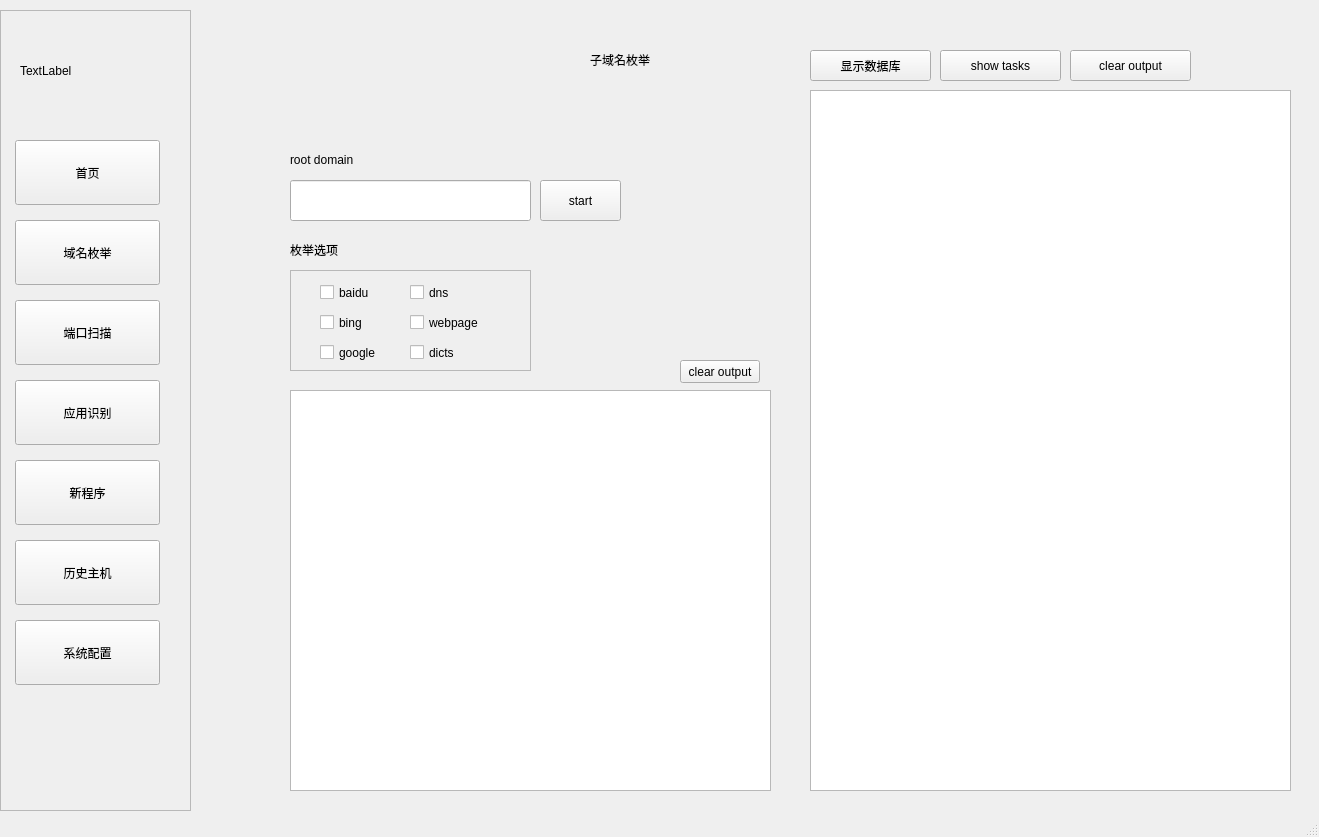
<?xml version="1.0" encoding="UTF-8"?>
<ui version="4.0">
 <class>MainWindow</class>
 <widget class="QMainWindow" name="MainWindow">
  <property name="geometry">
   <rect>
    <x>0</x>
    <y>0</y>
    <width>1319</width>
    <height>837</height>
   </rect>
  </property>
  <property name="windowTitle">
   <string>MainWindow</string>
  </property>
  <property name="iconSize">
   <size>
    <width>30</width>
    <height>60</height>
   </size>
  </property>
  <property name="tabShape">
   <enum>QTabWidget::Triangular</enum>
  </property>
  <widget class="QWidget" name="centralwidget">
   <widget class="QFrame" name="frame">
    <property name="geometry">
     <rect>
      <x>0</x>
      <y>10</y>
      <width>191</width>
      <height>801</height>
     </rect>
    </property>
    <property name="frameShape">
     <enum>QFrame::StyledPanel</enum>
    </property>
    <property name="frameShadow">
     <enum>QFrame::Raised</enum>
    </property>
    <widget class="QPushButton" name="settingbutton">
     <property name="geometry">
      <rect>
       <x>15</x>
       <y>610</y>
       <width>145</width>
       <height>65</height>
      </rect>
     </property>
     <property name="text">
      <string>系统配置</string>
     </property>
    </widget>
    <widget class="QPushButton" name="historybutton">
     <property name="geometry">
      <rect>
       <x>15</x>
       <y>370</y>
       <width>145</width>
       <height>65</height>
      </rect>
     </property>
     <property name="text">
      <string>应用识别</string>
     </property>
    </widget>
    <widget class="QPushButton" name="ipscanbutton">
     <property name="geometry">
      <rect>
       <x>15</x>
       <y>290</y>
       <width>145</width>
       <height>65</height>
      </rect>
     </property>
     <property name="text">
      <string>端口扫描</string>
     </property>
    </widget>
    <widget class="QPushButton" name="enumbutton">
     <property name="geometry">
      <rect>
       <x>15</x>
       <y>210</y>
       <width>145</width>
       <height>65</height>
      </rect>
     </property>
     <property name="text">
      <string>域名枚举</string>
     </property>
    </widget>
    <widget class="QPushButton" name="serverbutton">
     <property name="geometry">
      <rect>
       <x>15</x>
       <y>530</y>
       <width>145</width>
       <height>65</height>
      </rect>
     </property>
     <property name="text">
      <string>历史主机</string>
     </property>
     <property name="autoDefault">
      <bool>false</bool>
     </property>
     <property name="default">
      <bool>false</bool>
     </property>
     <property name="flat">
      <bool>false</bool>
     </property>
    </widget>
    <widget class="QPushButton" name="homebutton">
     <property name="geometry">
      <rect>
       <x>15</x>
       <y>130</y>
       <width>145</width>
       <height>65</height>
      </rect>
     </property>
     <property name="text">
      <string>首页</string>
     </property>
    </widget>
    <widget class="QPushButton" name="newtaskbutton">
     <property name="geometry">
      <rect>
       <x>15</x>
       <y>450</y>
       <width>145</width>
       <height>65</height>
      </rect>
     </property>
     <property name="text">
      <string>新程序</string>
     </property>
    </widget>
    <widget class="QLabel" name="littleimage">
     <property name="geometry">
      <rect>
       <x>20</x>
       <y>10</y>
       <width>141</width>
       <height>101</height>
      </rect>
     </property>
     <property name="text">
      <string>TextLabel</string>
     </property>
    </widget>
   </widget>
   <widget class="QStackedWidget" name="mainpages">
    <property name="geometry">
     <rect>
      <x>200</x>
      <y>10</y>
      <width>1111</width>
      <height>801</height>
     </rect>
    </property>
    <property name="currentIndex">
     <number>1</number>
    </property>
    <widget class="QWidget" name="page_8">
     <widget class="QLabel" name="softwarename">
      <property name="geometry">
       <rect>
        <x>310</x>
        <y>80</y>
        <width>461</width>
        <height>81</height>
       </rect>
      </property>
      <property name="text">
       <string>Information Collecting System</string>
      </property>
     </widget>
     <widget class="QLabel" name="imagelabel">
      <property name="geometry">
       <rect>
        <x>210</x>
        <y>150</y>
        <width>541</width>
        <height>491</height>
       </rect>
      </property>
      <property name="text">
       <string/>
      </property>
      <property name="pixmap">
       <pixmap resource="test.qrc">:/newPrefix/icon.png</pixmap>
      </property>
     </widget>
    </widget>
    <widget class="QWidget" name="page_2">
     <widget class="QLabel" name="label_2">
      <property name="geometry">
       <rect>
        <x>390</x>
        <y>30</y>
        <width>100</width>
        <height>40</height>
       </rect>
      </property>
      <property name="text">
       <string>子域名枚举</string>
      </property>
     </widget>
     <widget class="QLineEdit" name="enuminput">
      <property name="geometry">
       <rect>
        <x>90</x>
        <y>170</y>
        <width>241</width>
        <height>41</height>
       </rect>
      </property>
     </widget>
     <widget class="QLabel" name="label_4">
      <property name="geometry">
       <rect>
        <x>90</x>
        <y>140</y>
        <width>91</width>
        <height>19</height>
       </rect>
      </property>
      <property name="text">
       <string>root domain</string>
      </property>
     </widget>
     <widget class="QPushButton" name="enumstart">
      <property name="geometry">
       <rect>
        <x>340</x>
        <y>170</y>
        <width>81</width>
        <height>41</height>
       </rect>
      </property>
      <property name="text">
       <string>start</string>
      </property>
     </widget>
     <widget class="QTextBrowser" name="enumshow">
      <property name="geometry">
       <rect>
        <x>90</x>
        <y>380</y>
        <width>481</width>
        <height>401</height>
       </rect>
      </property>
     </widget>
     <widget class="QFrame" name="frame_3">
      <property name="geometry">
       <rect>
        <x>90</x>
        <y>260</y>
        <width>241</width>
        <height>101</height>
       </rect>
      </property>
      <property name="frameShape">
       <enum>QFrame::StyledPanel</enum>
      </property>
      <property name="frameShadow">
       <enum>QFrame::Raised</enum>
      </property>
      <widget class="QCheckBox" name="isbaidu">
       <property name="geometry">
        <rect>
         <x>30</x>
         <y>10</y>
         <width>92</width>
         <height>25</height>
        </rect>
       </property>
       <property name="text">
        <string>baidu</string>
       </property>
      </widget>
      <widget class="QCheckBox" name="isbing">
       <property name="geometry">
        <rect>
         <x>30</x>
         <y>40</y>
         <width>92</width>
         <height>25</height>
        </rect>
       </property>
       <property name="text">
        <string>bing</string>
       </property>
      </widget>
      <widget class="QCheckBox" name="isgoogle">
       <property name="geometry">
        <rect>
         <x>30</x>
         <y>70</y>
         <width>92</width>
         <height>25</height>
        </rect>
       </property>
       <property name="text">
        <string>google</string>
       </property>
      </widget>
      <widget class="QCheckBox" name="isdns">
       <property name="geometry">
        <rect>
         <x>120</x>
         <y>10</y>
         <width>92</width>
         <height>25</height>
        </rect>
       </property>
       <property name="text">
        <string>dns</string>
       </property>
      </widget>
      <widget class="QCheckBox" name="iswebpage">
       <property name="geometry">
        <rect>
         <x>120</x>
         <y>40</y>
         <width>92</width>
         <height>25</height>
        </rect>
       </property>
       <property name="text">
        <string>webpage</string>
       </property>
      </widget>
      <widget class="QCheckBox" name="isdicts">
       <property name="geometry">
        <rect>
         <x>120</x>
         <y>70</y>
         <width>92</width>
         <height>25</height>
        </rect>
       </property>
       <property name="text">
        <string>dicts</string>
       </property>
      </widget>
     </widget>
     <widget class="QLabel" name="label_14">
      <property name="geometry">
       <rect>
        <x>90</x>
        <y>230</y>
        <width>111</width>
        <height>19</height>
       </rect>
      </property>
      <property name="text">
       <string>枚举选项</string>
      </property>
     </widget>
     <widget class="QPushButton" name="showdb">
      <property name="geometry">
       <rect>
        <x>610</x>
        <y>40</y>
        <width>121</width>
        <height>31</height>
       </rect>
      </property>
      <property name="text">
       <string>显示数据库</string>
      </property>
     </widget>
     <widget class="QTableView" name="domaintable">
      <property name="geometry">
       <rect>
        <x>610</x>
        <y>80</y>
        <width>481</width>
        <height>701</height>
       </rect>
      </property>
     </widget>
     <widget class="QPushButton" name="showtasks">
      <property name="geometry">
       <rect>
        <x>740</x>
        <y>40</y>
        <width>121</width>
        <height>31</height>
       </rect>
      </property>
      <property name="text">
       <string>show tasks</string>
      </property>
     </widget>
     <widget class="QPushButton" name="clearoutput">
      <property name="geometry">
       <rect>
        <x>870</x>
        <y>40</y>
        <width>121</width>
        <height>31</height>
       </rect>
      </property>
      <property name="text">
       <string>clear output</string>
      </property>
     </widget>
     <widget class="QPushButton" name="clearenumoutput">
      <property name="geometry">
       <rect>
        <x>480</x>
        <y>350</y>
        <width>80</width>
        <height>23</height>
       </rect>
      </property>
      <property name="text">
       <string>clear output</string>
      </property>
     </widget>
    </widget>
    <widget class="QWidget" name="page_3">
     <widget class="QLabel" name="label_3">
      <property name="geometry">
       <rect>
        <x>380</x>
        <y>30</y>
        <width>101</width>
        <height>21</height>
       </rect>
      </property>
      <property name="text">
       <string>历史主机</string>
      </property>
     </widget>
     <widget class="QPushButton" name="showserverbutton">
      <property name="geometry">
       <rect>
        <x>330</x>
        <y>130</y>
        <width>261</width>
        <height>41</height>
       </rect>
      </property>
      <property name="text">
       <string>显示所有主机IP</string>
      </property>
     </widget>
     <widget class="QLineEdit" name="lineEdit">
      <property name="geometry">
       <rect>
        <x>30</x>
        <y>130</y>
        <width>291</width>
        <height>41</height>
       </rect>
      </property>
     </widget>
     <widget class="QTableView" name="servertable">
      <property name="geometry">
       <rect>
        <x>30</x>
        <y>180</y>
        <width>561</width>
        <height>601</height>
       </rect>
      </property>
     </widget>
     <widget class="QLabel" name="label_21">
      <property name="geometry">
       <rect>
        <x>630</x>
        <y>150</y>
        <width>71</width>
        <height>16</height>
       </rect>
      </property>
      <property name="text">
       <string>IP详细信息</string>
      </property>
     </widget>
     <widget class="QTextBrowser" name="ipinfobrowser">
      <property name="geometry">
       <rect>
        <x>620</x>
        <y>180</y>
        <width>461</width>
        <height>601</height>
       </rect>
      </property>
     </widget>
    </widget>
    <widget class="QWidget" name="page_5">
     <widget class="QLabel" name="label_8">
      <property name="geometry">
       <rect>
        <x>260</x>
        <y>50</y>
        <width>67</width>
        <height>19</height>
       </rect>
      </property>
      <property name="text">
       <string>history</string>
      </property>
     </widget>
     <widget class="QFrame" name="frame_4">
      <property name="geometry">
       <rect>
        <x>20</x>
        <y>70</y>
        <width>991</width>
        <height>631</height>
       </rect>
      </property>
      <property name="frameShape">
       <enum>QFrame::StyledPanel</enum>
      </property>
      <property name="frameShadow">
       <enum>QFrame::Raised</enum>
      </property>
      <widget class="QPushButton" name="pushButton_3">
       <property name="geometry">
        <rect>
         <x>40</x>
         <y>20</y>
         <width>88</width>
         <height>27</height>
        </rect>
       </property>
       <property name="text">
        <string>update</string>
       </property>
      </widget>
      <widget class="QTableWidget" name="historytable">
       <property name="geometry">
        <rect>
         <x>10</x>
         <y>80</y>
         <width>971</width>
         <height>531</height>
        </rect>
       </property>
      </widget>
     </widget>
    </widget>
    <widget class="QWidget" name="page_6">
     <widget class="QLabel" name="label_12">
      <property name="geometry">
       <rect>
        <x>490</x>
        <y>40</y>
        <width>67</width>
        <height>19</height>
       </rect>
      </property>
      <property name="text">
       <string>系统配置</string>
      </property>
     </widget>
     <widget class="QFrame" name="frame_2">
      <property name="geometry">
       <rect>
        <x>70</x>
        <y>110</y>
        <width>561</width>
        <height>621</height>
       </rect>
      </property>
      <property name="frameShape">
       <enum>QFrame::StyledPanel</enum>
      </property>
      <property name="frameShadow">
       <enum>QFrame::Raised</enum>
      </property>
      <widget class="QLabel" name="label_5">
       <property name="geometry">
        <rect>
         <x>30</x>
         <y>20</y>
         <width>111</width>
         <height>16</height>
        </rect>
       </property>
       <property name="text">
        <string>Database config</string>
       </property>
      </widget>
      <widget class="QLineEdit" name="dbhost">
       <property name="geometry">
        <rect>
         <x>160</x>
         <y>70</y>
         <width>280</width>
         <height>40</height>
        </rect>
       </property>
      </widget>
      <widget class="QLineEdit" name="dbusername">
       <property name="geometry">
        <rect>
         <x>160</x>
         <y>130</y>
         <width>280</width>
         <height>40</height>
        </rect>
       </property>
      </widget>
      <widget class="QLabel" name="label_13">
       <property name="geometry">
        <rect>
         <x>110</x>
         <y>80</y>
         <width>51</width>
         <height>16</height>
        </rect>
       </property>
       <property name="text">
        <string>host</string>
       </property>
      </widget>
      <widget class="QLabel" name="label_17">
       <property name="geometry">
        <rect>
         <x>80</x>
         <y>140</y>
         <width>71</width>
         <height>20</height>
        </rect>
       </property>
       <property name="text">
        <string>username</string>
       </property>
      </widget>
      <widget class="QLabel" name="label_18">
       <property name="geometry">
        <rect>
         <x>90</x>
         <y>200</y>
         <width>57</width>
         <height>20</height>
        </rect>
       </property>
       <property name="text">
        <string>password</string>
       </property>
      </widget>
      <widget class="QLabel" name="label_19">
       <property name="geometry">
        <rect>
         <x>110</x>
         <y>260</y>
         <width>41</width>
         <height>20</height>
        </rect>
       </property>
       <property name="text">
        <string>db</string>
       </property>
      </widget>
      <widget class="QLineEdit" name="dbpasswd">
       <property name="geometry">
        <rect>
         <x>160</x>
         <y>190</y>
         <width>280</width>
         <height>40</height>
        </rect>
       </property>
      </widget>
      <widget class="QLineEdit" name="dbname">
       <property name="geometry">
        <rect>
         <x>160</x>
         <y>250</y>
         <width>280</width>
         <height>40</height>
        </rect>
       </property>
      </widget>
      <widget class="QPushButton" name="dbconfirm">
       <property name="geometry">
        <rect>
         <x>430</x>
         <y>580</y>
         <width>80</width>
         <height>23</height>
        </rect>
       </property>
       <property name="text">
        <string>Apply</string>
       </property>
      </widget>
     </widget>
    </widget>
    <widget class="QWidget" name="page_4">
     <widget class="QLabel" name="label_6">
      <property name="geometry">
       <rect>
        <x>250</x>
        <y>50</y>
        <width>71</width>
        <height>40</height>
       </rect>
      </property>
      <property name="text">
       <string>新外部程序</string>
      </property>
     </widget>
     <widget class="QLabel" name="label_7">
      <property name="geometry">
       <rect>
        <x>80</x>
        <y>100</y>
        <width>81</width>
        <height>21</height>
       </rect>
      </property>
      <property name="text">
       <string>程序名称</string>
      </property>
     </widget>
     <widget class="QLineEdit" name="procname">
      <property name="geometry">
       <rect>
        <x>160</x>
        <y>100</y>
        <width>113</width>
        <height>27</height>
       </rect>
      </property>
     </widget>
     <widget class="QLabel" name="label_9">
      <property name="geometry">
       <rect>
        <x>80</x>
        <y>150</y>
        <width>81</width>
        <height>21</height>
       </rect>
      </property>
      <property name="text">
       <string>超时时间</string>
      </property>
     </widget>
     <widget class="QLineEdit" name="lineEdit_4">
      <property name="geometry">
       <rect>
        <x>160</x>
        <y>150</y>
        <width>113</width>
        <height>27</height>
       </rect>
      </property>
     </widget>
     <widget class="QLabel" name="label_10">
      <property name="geometry">
       <rect>
        <x>80</x>
        <y>200</y>
        <width>71</width>
        <height>21</height>
       </rect>
      </property>
      <property name="text">
       <string>传入参数</string>
      </property>
     </widget>
     <widget class="QLineEdit" name="procargs">
      <property name="geometry">
       <rect>
        <x>160</x>
        <y>200</y>
        <width>113</width>
        <height>27</height>
       </rect>
      </property>
     </widget>
     <widget class="QPushButton" name="addnewproc">
      <property name="geometry">
       <rect>
        <x>290</x>
        <y>200</y>
        <width>61</width>
        <height>31</height>
       </rect>
      </property>
      <property name="text">
       <string>添加</string>
      </property>
     </widget>
     <widget class="QLabel" name="label_11">
      <property name="geometry">
       <rect>
        <x>80</x>
        <y>260</y>
        <width>67</width>
        <height>19</height>
       </rect>
      </property>
      <property name="text">
       <string>程序输出</string>
      </property>
     </widget>
     <widget class="QTextBrowser" name="procoutput">
      <property name="geometry">
       <rect>
        <x>160</x>
        <y>260</y>
        <width>581</width>
        <height>521</height>
       </rect>
      </property>
     </widget>
     <widget class="QPushButton" name="runnewproc">
      <property name="geometry">
       <rect>
        <x>360</x>
        <y>200</y>
        <width>61</width>
        <height>31</height>
       </rect>
      </property>
      <property name="text">
       <string>运行</string>
      </property>
     </widget>
     <widget class="QTableView" name="tableView">
      <property name="geometry">
       <rect>
        <x>770</x>
        <y>90</y>
        <width>301</width>
        <height>691</height>
       </rect>
      </property>
     </widget>
     <widget class="QLabel" name="label_16">
      <property name="geometry">
       <rect>
        <x>770</x>
        <y>60</y>
        <width>171</width>
        <height>19</height>
       </rect>
      </property>
      <property name="text">
       <string>程序模板</string>
      </property>
     </widget>
    </widget>
    <widget class="QWidget" name="page_7">
     <widget class="QLabel" name="label_20">
      <property name="geometry">
       <rect>
        <x>500</x>
        <y>60</y>
        <width>101</width>
        <height>16</height>
       </rect>
      </property>
      <property name="text">
       <string>web框架识别</string>
      </property>
     </widget>
     <widget class="QTextBrowser" name="cmsoutput">
      <property name="geometry">
       <rect>
        <x>100</x>
        <y>240</y>
        <width>411</width>
        <height>431</height>
       </rect>
      </property>
     </widget>
     <widget class="QPushButton" name="startcmsrec">
      <property name="geometry">
       <rect>
        <x>630</x>
        <y>140</y>
        <width>91</width>
        <height>41</height>
       </rect>
      </property>
      <property name="text">
       <string>start</string>
      </property>
     </widget>
     <widget class="QLineEdit" name="cmstarget">
      <property name="geometry">
       <rect>
        <x>350</x>
        <y>140</y>
        <width>271</width>
        <height>41</height>
       </rect>
      </property>
     </widget>
     <widget class="QTextBrowser" name="textBrowser_2">
      <property name="geometry">
       <rect>
        <x>540</x>
        <y>240</y>
        <width>401</width>
        <height>431</height>
       </rect>
      </property>
     </widget>
     <widget class="QLabel" name="label_22">
      <property name="geometry">
       <rect>
        <x>110</x>
        <y>200</y>
        <width>81</width>
        <height>31</height>
       </rect>
      </property>
      <property name="text">
       <string>output</string>
      </property>
     </widget>
     <widget class="QLabel" name="label_23">
      <property name="geometry">
       <rect>
        <x>540</x>
        <y>200</y>
        <width>81</width>
        <height>31</height>
       </rect>
      </property>
      <property name="text">
       <string>result</string>
      </property>
     </widget>
    </widget>
    <widget class="QWidget" name="page">
     <widget class="QLabel" name="label">
      <property name="geometry">
       <rect>
        <x>460</x>
        <y>110</y>
        <width>60</width>
        <height>40</height>
       </rect>
      </property>
      <property name="text">
       <string>Ipscan</string>
      </property>
     </widget>
     <widget class="QLineEdit" name="lineEdit_2">
      <property name="geometry">
       <rect>
        <x>340</x>
        <y>230</y>
        <width>301</width>
        <height>41</height>
       </rect>
      </property>
     </widget>
     <widget class="QPushButton" name="startipscan">
      <property name="geometry">
       <rect>
        <x>650</x>
        <y>230</y>
        <width>81</width>
        <height>41</height>
       </rect>
      </property>
      <property name="text">
       <string>Start</string>
      </property>
     </widget>
     <widget class="QTextBrowser" name="ipscanoutput">
      <property name="geometry">
       <rect>
        <x>80</x>
        <y>330</y>
        <width>921</width>
        <height>381</height>
       </rect>
      </property>
     </widget>
     <widget class="QComboBox" name="comboBox">
      <property name="geometry">
       <rect>
        <x>220</x>
        <y>230</y>
        <width>111</width>
        <height>41</height>
       </rect>
      </property>
      <item>
       <property name="text">
        <string>service scan</string>
       </property>
      </item>
      <item>
       <property name="text">
        <string>host discover</string>
       </property>
      </item>
      <item>
       <property name="text">
        <string>port scan</string>
       </property>
      </item>
      <item>
       <property name="text">
        <string>os scan</string>
       </property>
      </item>
     </widget>
    </widget>
   </widget>
   <zorder>mainpages</zorder>
   <zorder>frame</zorder>
  </widget>
  <widget class="QMenuBar" name="menubar">
   <property name="geometry">
    <rect>
     <x>0</x>
     <y>0</y>
     <width>1319</width>
     <height>20</height>
    </rect>
   </property>
  </widget>
  <widget class="QStatusBar" name="statusbar"/>
 </widget>
 <resources>
  <include location="test.qrc"/>
 </resources>
 <connections/>
</ui>
